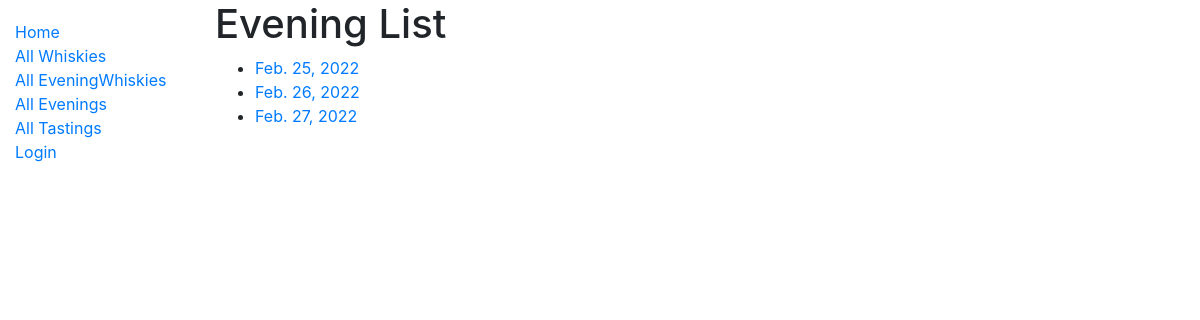
The page /catalog/evenings/ on the database as committed earlier.
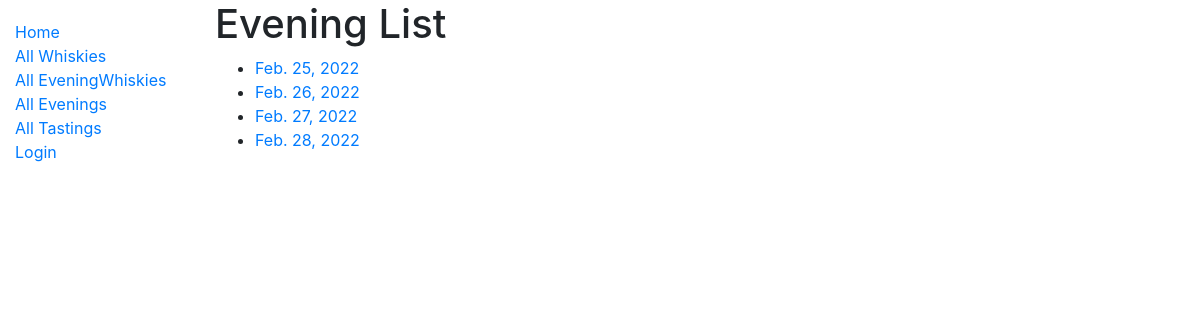
The same page on the database as committed later.
### catalog/models.py (models this page shows, shortened)
class Evening(models.Model):
    date = models.DateField(primary_key=True)
    whiskies = models.ManyToManyField(Whisky, through='EveningWhisky')
    def get_absolute_url(self):
        return reverse('evening-detail', args=[str(self.pk)])

### catalog/views.py (the view)
# urls.py: path('evenings/', views.EveningListView.as_view(), name='evenings'),
class EveningListView(generic.ListView):
    model = Evening

### catalog/templates/catalog/evening_list.html
{% extends "base_generic.html" %}
{% block content %}
  <h1>Evening  List</h1>
  {% if object_list %}
  <ul>
    {% for evening in object_list %}
      <li>
        <a href="{{ evening.get_absolute_url }}">{{ evening.date }} {{eveningwhisky.whiskies}}</a>
      </li>
    {% endfor %}
  </ul>
  {% else %}
    <p>There are no evenings in the library.</p>
  {% endif %}
{% endblock %}

Rows that differ between the two databases and show on the page:
added Evening: date "Feb. 28, 2022"
